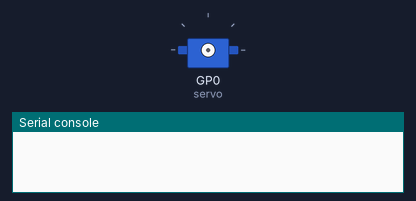
The program below on a simulated Raspberry Pi Pico running MicroPython. On the bench: servo, the last lines printed to the serial console. Servo angles are drawn from the pulse width (0.5 ms = 0°, 2.5 ms = 180°).

Above: at 0.05 s.
At 1.65 s:
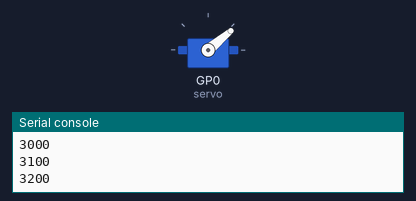
At 3.3 s:
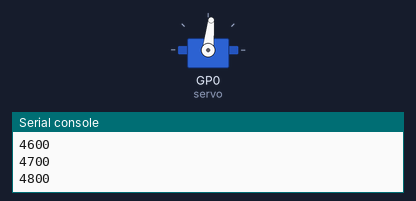
At 6.55 s:
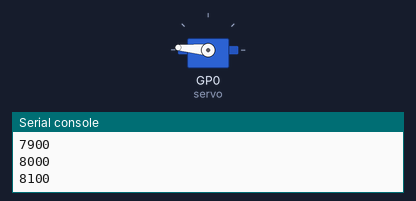
Timing chart, 0 to 8.6 s (numbered marks = the images above):
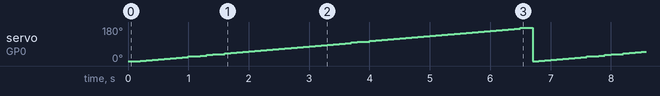

Measured:
- by itself, servo on GP0 (servo): ramps from 0° to 177° and jumps back, once every 6.6 s

The program:

19_period.py
```python
#call function
from machine import Pin ,PWM ,Timer
from utime import sleep
servo = PWM(Pin(0))
servo.freq(50)
tic = 100
duty = 1600

def motor(tim):
    global duty
    servo.duty_u16(duty)
    duty = duty + tic
    if duty == 8200: duty = 1600
    print(duty)

tim = Timer(-1)
tim.init(period=100, mode=Timer.PERIODIC, callback=motor)#每 1 秒 , 呼喚 motor 一次
```
